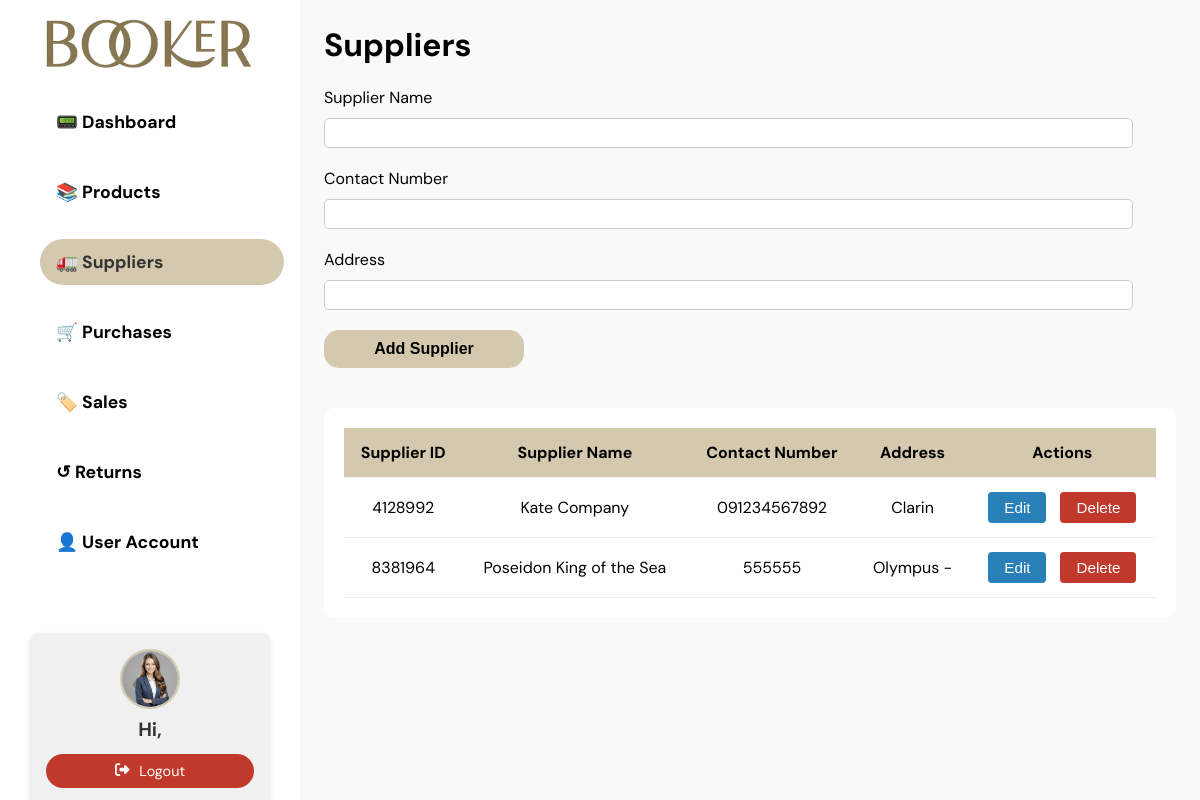
Page /suppliers-menu.php on the committed database.
### tables this page shows
CREATE TABLE `suppliers` (
  `supplierID` int(11) NOT NULL,
  `supplierName` varchar(65) NOT NULL,
  `Contact` varchar(25) NOT NULL,
  `Address` varchar(65) NOT NULL
);

### suppliers-menu.php (the view, shortened to what this page needs)
<?php
require_once 'dbConnection.php';
$adminUsername = $_SESSION['username'] ?? null;
$sql = "SELECT * FROM suppliers";
$result = $conn->query($sql);
?>
<!DOCTYPE html>
<html lang="en">
<head>
    <link rel="stylesheet" href="https://cdnjs.cloudflare.com/ajax/libs/font-awesome/6.5.0/css/all.min.css">
    <link rel="stylesheet" href="styles.css">
</head>
<body>
    <div class="suppliersBody">
        <aside id="sidebar">
            <img src="uploads/booker-logo.png" alt="Logo">
            <ul>
                <li><a href="dashboard-menu.php"><span>📟 Dashboard</span></a></li>
                <li><a href="products-menu.php"><span>📚 Products</span></a></li>
                <li><a href="suppliers-menu.php"><span>🚛 Suppliers</span></a></li>
                <li><a href="purchases-menu.php"><span>🛒 Purchases</span></a></li>
                <li><a href="sales-menu.php"><span>🏷️ Sales</span></a></li>
                <li><a href="returns-menu.php"><span>↺ Returns</span></a></li>
                <li><a href="users-menu.php"><span>👤 User Account</span></a></li>
                <li onclick="window.location.href='logout.php';"></li>
            </ul>
            <div class="profile-card">
                <img class="profile-card-img" src="uploads\profile.jpg" alt="Profile Picture">
                <h4 class="profile-card-username">Hi, <?php echo $adminUsername; ?></h4>
                <div class="logout">
                    <a onclick="window.location.href='logout.php';"><i class="fas fa-sign-out-alt"></i><span>Logout</span></a>
                </div>
            </div>
        </aside>
        <main class="supp-maincontent">
            <h1>Suppliers</h1><br>
            <div class="input-form">
                <form action="add-supplier.php" method="POST" enctype="multipart/form-data">
                    <div class="supplier-name">
                        <label for="supplierName">Supplier Name</label>
                        <input type="text" name="supplierName" id="supplierName">
                    </div>
                    <div class="supplier-number">
                        <label for="contactNum">Contact Number</label>
                        <input type="text" name="Contact" id="supplierNum">
                    </div>
                    <div class="supplier-address">
                        <label for="address">Address</label>
                        <input type="text" name="Address" id="supplierAddress">
                    </div>
                    <button type="submit">Add Supplier</button>
                </form>
            </div>
            <div class="listTable">
                <table>
                    <thead>
                        <tr>
                            <th>Supplier ID</th>
                            <th>Supplier Name</th>
                            <th>Contact Number</th>
                            <th>Address</th>
                            <th>Actions</th>
                        </tr>
                    </thead>
                    <tbody>
                        <?php while ($row = $result->fetch_assoc()) { ?>
                            <tr>
                                <td><?= htmlspecialchars($row['supplierID']) ?></td>
                                <td><?= htmlspecialchars($row['supplierName']) ?></td>
                                <td><?= htmlspecialchars($row['Contact']) ?></td>
                                <td><?= htmlspecialchars($row['Address']) ?></td>
                                <td>
                                    <div class="action-buttons">
                                        <button onclick="openEditModal(<?= htmlspecialchars(json_encode($row)) ?>)">Edit</button>
                                        <button class="btn-delete" onclick="deleteSupplier(<?php echo htmlspecialchars($row['supplierID']); ?>)">Delete</button>
                                    </div>
                                </td>
                            </tr>
                        <?php } ?>
                    </tbody>
                </table>
            </div>
        </main>
    </div>
</body>
</html>

### styles.css (style rules this page uses)
* { margin: 0; padding: 0; box-sizing: border-box; }
body { background-color: #f9f9f9; font-family: "DM Sans", sans-serif; }
aside { grid-area: sidebar; background-color: white; height: 100vh; position: sticky; top: 0; left: 0; padding-top: 1rem; }
aside img { display: block; margin: 0 auto 1rem; width: 80%; }
aside ul { list-style: none; padding-left: 1.5rem; }
aside ul li, aside ul li a { display: block; padding: 0.75rem 1rem; color: black; text-decoration: none; font-weight: bold; border-radius: 4px; font-size: 1.1rem; cursor: pointer; }
aside ul li a.active { background-color: #d4c9ae; color: #333; border-radius: 30px; }
.profile-card { display: flex; flex-direction: column; align-items: center; padding: 1rem; background-color: #f0f0f0; border-radius: 8px; margin: 2rem auto; box-shadow: 0 2px 5px rgba(0, 0, 0, 0.1); width: 80%; }
.profile-card-img { width: 60px; height: 60px; border-radius: 50%; object-fit: cover; margin-bottom: 0.5rem; border: 2px solid #d4c9ae; }
.profile-card-username { font-size: 1.2rem; font-weight: bold; color: #333; margin-bottom: 0.75rem; text-align: center; }
.profile-card .logout { width: 100%; }
.profile-card .logout a { display: flex; justify-content: center; align-items: center; gap: 10px; padding: 0.5rem 1rem; border-radius: 20px; font-size: 0.9em; background: #c0392b; color: #fff; text-decoration: none; }
.dashboardBody, .productsBody, .suppliersBody, .purchasesBody, .usersBody, .returnsBody { min-height: 100vh; display: grid; grid-template-columns: 300px 1fr; grid-template-rows: auto 1fr; grid-template-areas: "sidebar main" "sidebar main"; }
main { grid-area: main; padding: 1.5rem; background-color: #f9f9f9; }
.input-form form { display: flex; flex-direction: column; gap: 20px; }
.input-form form label { display: block; margin-bottom: 10px; }
.input-form form input { padding: 5px; border: 1px solid #ccc; border-radius: 5px; font-size: 1em; width: 95%; }
.input-form form button { padding: 10px; background: #d4c9ae; color: black; font-weight: bold; border: none; border-radius: 15px; font-size: 1em; cursor: pointer; width: 200px; }
.listTable { margin: 40px auto; background: white; border-radius: 10px; overflow-x: auto; padding: 20px; }
.listTable table { width: 100%; border-collapse: collapse; min-width: 800px; }
.listTable th, .listTable td { padding: 14px 12px; text-align: center; border-bottom: 1px solid #f0f0f0; font-size: 1em; }
.listTable th { background: #d4c9ae; color: black; font-weight: bold; position: sticky; top: 0; z-index: 1; }
.listTable .action-buttons { display: flex; gap: 8px; justify-content: center; }
.action-buttons button { background: #2980b9; color: #fff; border: none; border-radius: 4px; padding: 7px 16px; margin-right: 6px; cursor: pointer; font-size: 0.95em; }
.action-buttons button:last-child { background: #c0392b; margin-right: 0; }

### rows in the picture
suppliers: supplierID "4128992", supplierName "Kate Company", Contact "091234567892", Address "Clarin"
suppliers: supplierID "8381964", supplierName "Poseidon King of the Sea", Contact "555555", Address "Olympus -"
